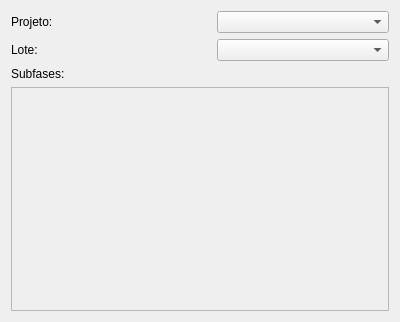
<?xml version="1.0" encoding="UTF-8"?>
<ui version="4.0">
 <class>Form</class>
 <widget class="QWidget" name="Form">
  <property name="geometry">
   <rect>
    <x>0</x>
    <y>0</y>
    <width>400</width>
    <height>322</height>
   </rect>
  </property>
  <property name="windowTitle">
   <string>Form</string>
  </property>
  <layout class="QGridLayout" name="gridLayout">
   <item row="0" column="0">
    <layout class="QHBoxLayout" name="horizontalLayout_14">
     <item>
      <widget class="QLabel" name="label_5">
       <property name="sizePolicy">
        <sizepolicy hsizetype="Fixed" vsizetype="Preferred">
         <horstretch>0</horstretch>
         <verstretch>0</verstretch>
        </sizepolicy>
       </property>
       <property name="minimumSize">
        <size>
         <width>200</width>
         <height>0</height>
        </size>
       </property>
       <property name="maximumSize">
        <size>
         <width>200</width>
         <height>16777215</height>
        </size>
       </property>
       <property name="text">
        <string>Projeto:</string>
       </property>
      </widget>
     </item>
     <item>
      <widget class="QComboBox" name="projectsCb"/>
     </item>
    </layout>
   </item>
   <item row="1" column="0">
    <layout class="QHBoxLayout" name="horizontalLayout_15">
     <item>
      <widget class="QLabel" name="label_14">
       <property name="sizePolicy">
        <sizepolicy hsizetype="Fixed" vsizetype="Preferred">
         <horstretch>0</horstretch>
         <verstretch>0</verstretch>
        </sizepolicy>
       </property>
       <property name="minimumSize">
        <size>
         <width>200</width>
         <height>0</height>
        </size>
       </property>
       <property name="maximumSize">
        <size>
         <width>200</width>
         <height>16777215</height>
        </size>
       </property>
       <property name="text">
        <string>Lote:</string>
       </property>
      </widget>
     </item>
     <item>
      <widget class="QComboBox" name="lotsCb"/>
     </item>
    </layout>
   </item>
   <item row="2" column="0">
    <layout class="QVBoxLayout" name="verticalLayout_3">
     <item>
      <widget class="QLabel" name="label_6">
       <property name="text">
        <string>Subfases:</string>
       </property>
      </widget>
     </item>
     <item>
      <widget class="QScrollArea" name="scrollArea">
       <property name="sizePolicy">
        <sizepolicy hsizetype="Minimum" vsizetype="Expanding">
         <horstretch>0</horstretch>
         <verstretch>0</verstretch>
        </sizepolicy>
       </property>
       <property name="minimumSize">
        <size>
         <width>0</width>
         <height>200</height>
        </size>
       </property>
       <property name="maximumSize">
        <size>
         <width>16777215</width>
         <height>400</height>
        </size>
       </property>
       <property name="widgetResizable">
        <bool>true</bool>
       </property>
       <widget class="QWidget" name="scrollAreaWidgetContents">
        <property name="geometry">
         <rect>
          <x>0</x>
          <y>0</y>
          <width>378</width>
          <height>198</height>
         </rect>
        </property>
        <layout class="QVBoxLayout" name="verticalLayout"/>
       </widget>
      </widget>
     </item>
    </layout>
   </item>
  </layout>
 </widget>
 <resources/>
 <connections/>
</ui>
